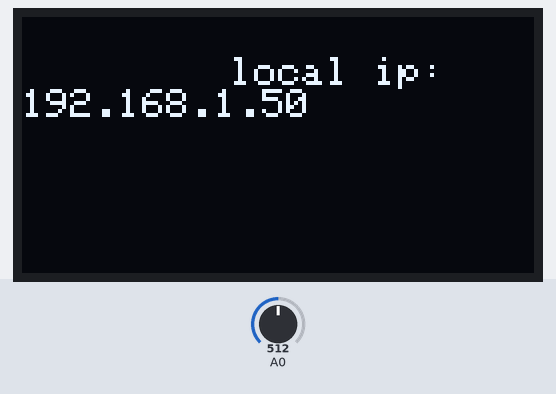
Recording of a sketch running on a simulated ESP8266 (NodeMCU). On the bench: 128×64 one-colour display. The inputs (shaded band) are chosen by the test bench; at power-on: A0 = 512. WiFi joins after 1.5 s; servers stay silent unless stated; the display library's start-up logo is not drawn; what the sketch prints to the serial monitor is not drawn.

Above: at 4.7 s.
At 10.8 s:
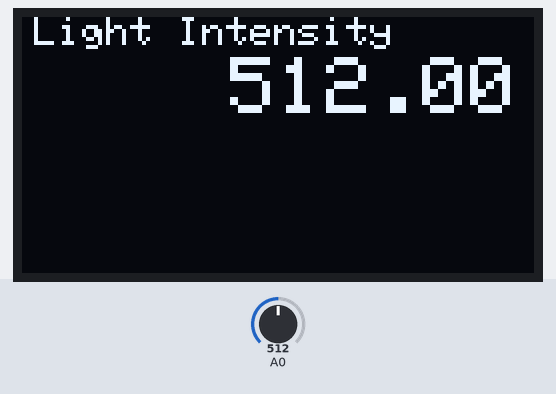
10.9 s: A0 set to 428
At 12.1 s:
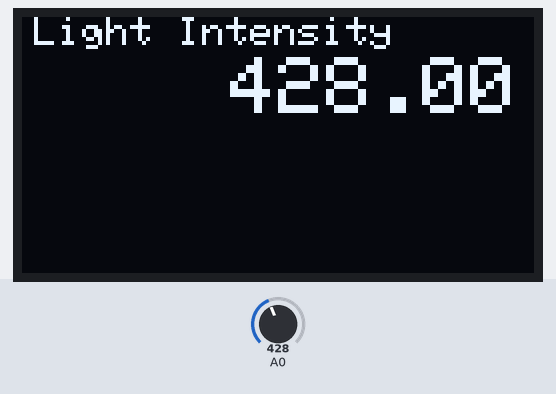
12.4 s: A0 set to 411
At 12.7 s:
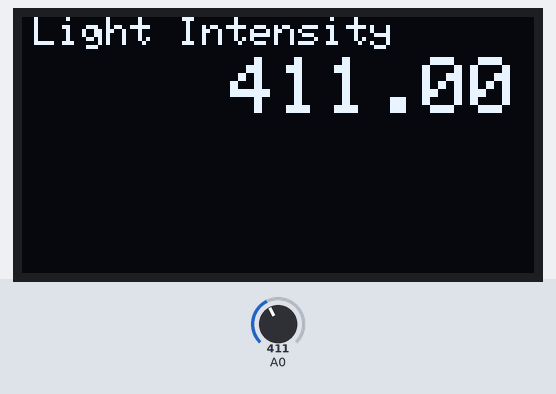
13.9 s: A0 set to 430
At 14.4 s:
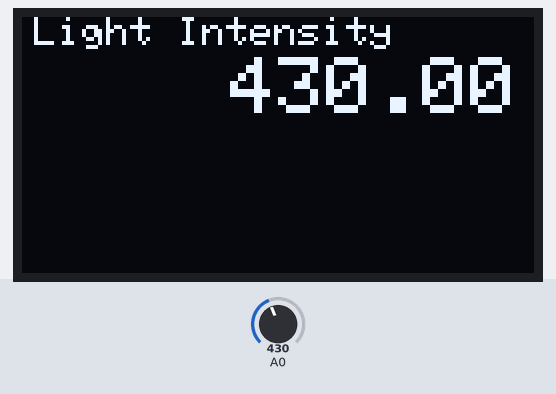
Timing chart, 0 to 16.9 s (numbered marks = the images above; inputs shaded):
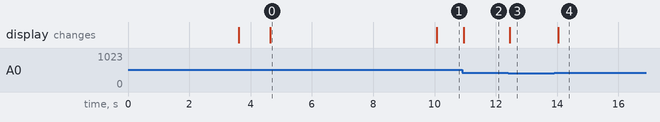

The sketch:

Blynk_NodeMCU_LDR_OLED.ino
```cpp
#include <FS.h>                   //this needs to be first, or it all crashes and burns...
#define BLYNK_PRINT Serial    // Comment this out to disable prints and save space
#include <ESP8266WiFi.h>
//needed for library
#include <DNSServer.h>
#include <ESP8266WebServer.h>
#include <WiFiManager.h>          //https://github.com/tzapu/WiFiManager
#include <BlynkSimpleEsp8266.h>
#include "Wire.h"
#include "Adafruit_GFX.h"
#include "Adafruit_SSD1306.h"
#include "ESP8266WiFi.h"
//for LED status
#include <Ticker.h>
Ticker ticker;
char auth[] = "55e4f2a287204fa69198463002d400c8";
// You should get Auth Token in the Blynk App.

#define OLED_RESET LED_BUILTIN //4
Adafruit_SSD1306 display(OLED_RESET);

void tick()
{
  //toggle state
  int state = digitalRead(BUILTIN_LED);  // get the current state of GPIO1 pin
  digitalWrite(BUILTIN_LED, !state);     // set pin to the opposite state
}

//gets called when WiFiManager enters configuration mode
void configModeCallback (WiFiManager *myWiFiManager) {
  Serial.println("Entered config mode");
  Serial.println(WiFi.softAPIP());
  //if you used auto generated SSID, print it
  Serial.println(myWiFiManager->getConfigPortalSSID());
  //entered config mode, make led toggle faster
  ticker.attach(0.2, tick);
}
void setup()
{
  Serial.begin(9600);
  Serial.println("LDR test!");
  Serial.println("OLED test!");
  pinMode(16, OUTPUT);
  pinMode(16, LOW);

  // Initialize display
  display.begin();

  // set display
  display.begin(SSD1306_SWITCHCAPVCC, 0x3c);
  display.display();
  delay(2000);
  display.clearDisplay();

  //set led pin as output
  pinMode(BUILTIN_LED, OUTPUT);
  // start ticker with 0.5 because we start in AP mode and try to connect
  ticker.attach(0.6, tick);

  //WiFiManager
  //Local intialization. Once its business is done, there is no need to keep it around
  WiFiManager wifiManager;
  //reset settings - for testing
  //wifiManager.resetSettings();

  //set callback that gets called when connecting to previous WiFi fails, and enters Access Point mode
  wifiManager.setAPCallback(configModeCallback);

  //fetches ssid and pass and tries to connect
  //if it does not connect it starts an access point with the specified name
  //here  "AutoConnectAP"
  //and goes into a blocking loop awaiting configuration
  if (!wifiManager.autoConnect()) {
    Serial.println("failed to connect and hit timeout");
    //reset and try again, or maybe put it to deep sleep
    ESP.reset();
    delay(1000);
  }

  //if you get here you have connected to the WiFi
  Serial.println("connected...yeey :)");
    display.setTextSize(1);
  display.setTextColor(WHITE);
  display.setCursor(52, 10);
  display.println("connected...yeey :)");
    display.display();
  display.clearDisplay();
  ticker.detach();
     delay(1000);
  //keep LED on
  digitalWrite(BUILTIN_LED, LOW);
  Serial.println("local ip");
   Serial.println(WiFi.localIP());
   display.setTextSize(1);
  display.setTextColor(WHITE);
  display.setCursor(52, 10);
   display.println("local ip: ");
  display.println(WiFi.localIP());
    display.display();
  display.clearDisplay();
   delay(5000);

  WiFi.mode(WIFI_STA);

  int cnt = 0;
  while (WiFi.status() != WL_CONNECTED) {
    delay(500);
    Serial.print(".");
    if (cnt++ >= 10) {
      WiFi.beginSmartConfig();
      while (1) {
        delay(1000);
        if (WiFi.smartConfigDone()) {
          Serial.println();
          Serial.println("SmartConfig: Success");
          display.println("SmartConfig: Success");
             delay(500);
          break;
        }
        Serial.print("|");
      }
    }
  }

  WiFi.printDiag(Serial);

  Blynk.config(auth);
}


void showTemp(float temp) {
  display.setTextSize(1);
  display.setCursor(3, 0);
  display.println("Light Intensity");
  display.setTextSize(2);
  display.setTextColor(WHITE);
  display.setCursor(52, 10);
  display.print(temp);
  display.println(" ");
  display.display();
  display.clearDisplay();
}

void loop()
{

  Blynk.run();
  delay(100);   // Wait a few seconds between measurements.
  float t = analogRead(A0);   // Read temperature as Celsius

  if ( isnan(t)) {
    Serial.println("Failed to read from LDR sensor!");
    return;
  }

  Serial.print("Light: ");    // show in serial monitor
  Serial.print(t);
  Serial.print(" * \n");
  showTemp(t);   // show temp
  if ( t < 420)
  {
    pinMode(16, HIGH);
    Serial.print("LED Blink \t");
    Blynk.virtualWrite(V0, HIGH);
    delay(200);
    pinMode(16, LOW);
    Blynk.virtualWrite(V0, LOW);
    delay(200);
  }
}
```

Measured:
- after the input at 10.9 s, the display: changes after 0.05 s (image 2)
- after the input at 12.4 s, the display: changes after 0.06 s (image 3)
- after the input at 13.9 s, the display: changes after 0.14 s (image 4)
- what the display in image 0 shows lasts 5.5 s, from 4.6 s to 10.1 s
